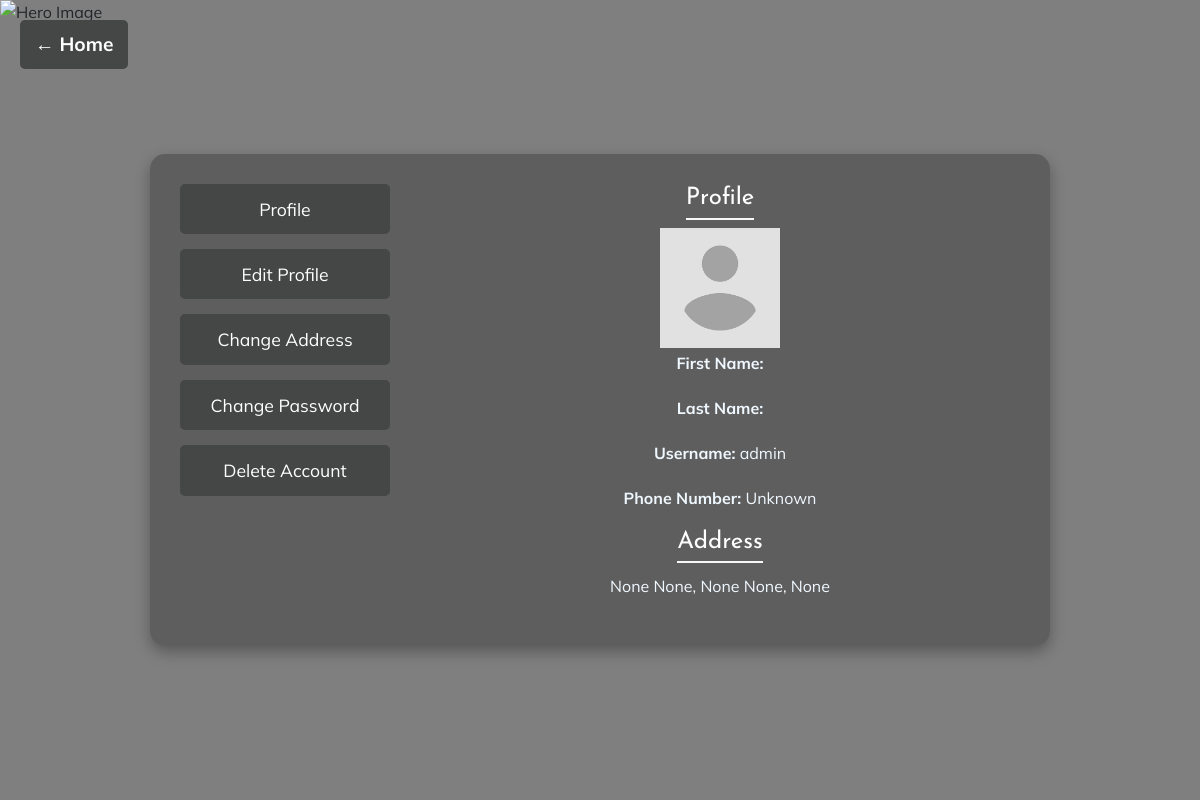
Page /base/profile/1/ on the committed database.
### events/models.py (models this page shows, shortened)
class userFull(models.Model):
    userFull_id = models.BigAutoField(primary_key=True, auto_created=True)
    userFull_image = models.ImageField(
        null=True, blank=True,
        upload_to='user_photos/',
        default='user_photos/default.png'  # Set default placeholder
    )
    userFull_phoneNumber = models.CharField(max_length=15, unique=True, null=True)
    userFull_street = models.CharField(max_length=255, null=True, blank=True)
    userFull_city = models.CharField(max_length=100, null=True, blank=True)
    userFull_state = models.CharField(max_length=100, null=True, blank=True)
    userFull_zipcode = models.CharField(max_length=20, null=True, blank=True)
    userFull_country = models.CharField(max_length=100, null=True, blank=True)
    lon = models.CharField(max_length=200, null=True)
    lat = models.CharField(max_length=200, null=True)
    user = models.ForeignKey(User, on_delete=models.CASCADE, related_name='userFull')
    class Meta:
        db_table = 'Full User'

### base/views.py (the view)
# urls.py: path('profile/<int:pk>/', views.profile, name='profile'),
def profile(request, pk):
    user = get_object_or_404(User, pk=pk)
    try:
        profile = userFull.objects.get(user=user)
    except userFull.DoesNotExist:
        profile = None  # Handle missing profile gracefully
    return render(request, "base/profile.html", {"user": user, "profile": profile})

### templates/base/profile.html (shortened to what this page needs)
{% load static %}
<!DOCTYPE html>
<html lang="en">
<head>
    <link rel="stylesheet" href="{% static 'assets/css/bootstrap.min.css' %}">
    <link rel="stylesheet" href="{% static 'assets/css/style.css' %}">
</head>
<body>
    <a href="{% url 'home' user.pk %}" class="back-button">← Home</a>
    <img class="video-bg" src="{% static 'assets/img/hero/h1_hero.png' %}" alt="Hero Image">
    <div class="profile-container">
        <div class="sidebar-menu">
            <button onclick="showSection('profile-section')" class="action-button primary-btn">Profile</button>
            <button onclick="showSection('edit-profile')" class="action-button primary-btn">Edit Profile</button>
            <button onclick="showSection('change-address')" class="action-button secondary-btn">Change
                Address</button>
            <button onclick="showSection('change-password')" class="action-button secondary-btn">Change
                Password</button>
            <button onclick="showSection('delete-account')" class="action-button danger-btn">Delete Account</button>
        </div>
        <div class="content-area">
            <div id="profile-section">
                <h3>Profile</h3>
                {% load static %}
                {% if profile.userFull_image %}
                <img src="{{ profile.userFull_image.url }}" width="120" alt="Profile Image">
                {% else %}
                <img src="{{ MEDIA_URL }}users/default.png" width="120" alt="Default Profile">
                {% endif %}
                <p style="color: aliceblue;"><strong>First Name:</strong> {{ user.first_name }}</p>
                <p style="color: aliceblue;"><strong>Last Name:</strong> {{ user.last_name }}</p>
                <p style="color: aliceblue;"><strong>Username:</strong> {{ user.username }}</p>
                <p style="color: aliceblue;"><strong>Phone Number:</strong> {{ profile.userFull_phoneNumber }}</p>
                <h3>Address</h3>
                <p style="color: aliceblue;">
                    {{ profile.userFull_street|default:"None" }}
                    {{ profile.userFull_city|default:"None" }},
                    {{ profile.userFull_state|default:"None" }}
                    {{ profile.userFull_zipcode|default:"None" }},
                    {{ profile.userFull_country|default:"None" }}
                </p>
            </div>
        </div>
    </div>
</body>
</html>

### templates/base/profile.html (style rules this page uses)
body { margin: 0; padding: 0; display: flex; justify-content: center; align-items: center; height: 100vh; background: rgba(0, 0, 0, 0.5); }
.video-bg { position: fixed; top: 0; left: 0; width: 100%; height: 100%; object-fit: cover; z-index: -1; }
.profile-container { display: flex; flex-direction: row; justify-content: center; align-items: stretch; width: 80%; max-width: 900px; background: rgba(60, 60, 60, 0.474); border-radius: 15px; padding: 30px; box-shadow: 0px 6px 15px rgba(0, 0, 0, 0.3); min-height: 400px; }
.sidebar-menu { width: 25%; display: flex; flex-direction: column; gap: 15px; }
.content-area { width: 75%; padding-left: 30px; min-height: 300px; }
.action-button { padding: 12px; width: 100%; text-align: center; font-size: 1.1rem; cursor: pointer; border-radius: 5px; border: none; }
.primary-btn { background-color: #454646; color: white; font-style: bold; }
.secondary-btn { background-color: #454646; color: white; font-style: bold; }
.danger-btn { background-color: #454646; color: white; font-style: bold; }
.content-area h3 { border-bottom: 2px solid #f7f7f7; padding-bottom: 5px; color: #ffffff; font-size: 2.5 rem; }
.content-area div { display: flex; flex-direction: column; align-items: center; }
.back-button { position: absolute; top: 20px; left: 20px; background-color: #454646; color: white; padding: 10px 15px; text-decoration: none; font-size: 1.2rem; font-weight: bold; border-radius: 5px; }

### rows in the picture
userFull: userFull_image (placeholder picture), userFull_phoneNumber "Unknown", userFull_street "None", userFull_city "None", userFull_state "None", userFull_zipcode "None", userFull_country "None"

### other values in the picture
{{ user.username }} "admin"
